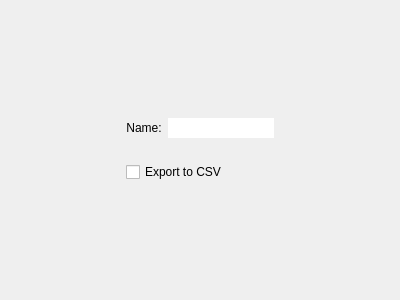
<?xml version="1.0" encoding="UTF-8"?>
<ui version="4.0">
 <class>CreateOptionsPage</class>
 <widget class="QWidget" name="CreateOptionsPage">
  <property name="geometry">
   <rect>
    <x>0</x>
    <y>0</y>
    <width>400</width>
    <height>300</height>
   </rect>
  </property>
  <property name="windowTitle">
   <string>createOptionsPage</string>
  </property>
  <property name="layoutDirection">
   <enum>Qt::LeftToRight</enum>
  </property>
  <layout class="QHBoxLayout" name="horizontalLayout">
   <item>
    <spacer name="horizontalSpacer">
     <property name="orientation">
      <enum>Qt::Horizontal</enum>
     </property>
     <property name="sizeHint" stdset="0">
      <size>
       <width>40</width>
       <height>20</height>
      </size>
     </property>
    </spacer>
   </item>
   <item>
    <widget class="QWidget" name="widget" native="true">
     <layout class="QVBoxLayout" name="verticalLayout_2">
      <item>
       <spacer name="verticalSpacer">
        <property name="orientation">
         <enum>Qt::Vertical</enum>
        </property>
        <property name="sizeHint" stdset="0">
         <size>
          <width>20</width>
          <height>40</height>
         </size>
        </property>
       </spacer>
      </item>
      <item>
       <widget class="QWidget" name="widget_2" native="true">
        <layout class="QHBoxLayout" name="horizontalLayout_2">
         <item>
          <widget class="QLabel" name="nameLabel">
           <property name="sizePolicy">
            <sizepolicy hsizetype="Preferred" vsizetype="Preferred">
             <horstretch>0</horstretch>
             <verstretch>0</verstretch>
            </sizepolicy>
           </property>
           <property name="text">
            <string>Name:</string>
           </property>
           <property name="alignment">
            <set>Qt::AlignCenter</set>
           </property>
          </widget>
         </item>
         <item>
          <widget class="QLineEdit" name="nameEdit">
           <property name="sizePolicy">
            <sizepolicy hsizetype="Expanding" vsizetype="Fixed">
             <horstretch>0</horstretch>
             <verstretch>0</verstretch>
            </sizepolicy>
           </property>
           <property name="autoFillBackground">
            <bool>false</bool>
           </property>
           <property name="styleSheet">
            <string notr="true"/>
           </property>
           <property name="frame">
            <bool>false</bool>
           </property>
           <property name="echoMode">
            <enum>QLineEdit::Normal</enum>
           </property>
           <property name="alignment">
            <set>Qt::AlignCenter</set>
           </property>
          </widget>
         </item>
        </layout>
       </widget>
      </item>
      <item>
       <widget class="QWidget" name="widget_3" native="true">
        <layout class="QHBoxLayout" name="horizontalLayout_3">
         <item>
          <widget class="QCheckBox" name="csvCheckBox">
           <property name="text">
            <string>Export to CSV</string>
           </property>
          </widget>
         </item>
        </layout>
       </widget>
      </item>
      <item>
       <spacer name="verticalSpacer_2">
        <property name="orientation">
         <enum>Qt::Vertical</enum>
        </property>
        <property name="sizeHint" stdset="0">
         <size>
          <width>20</width>
          <height>40</height>
         </size>
        </property>
       </spacer>
      </item>
     </layout>
    </widget>
   </item>
   <item>
    <spacer name="horizontalSpacer_2">
     <property name="orientation">
      <enum>Qt::Horizontal</enum>
     </property>
     <property name="sizeHint" stdset="0">
      <size>
       <width>40</width>
       <height>20</height>
      </size>
     </property>
    </spacer>
   </item>
  </layout>
 </widget>
 <resources/>
 <connections/>
</ui>
